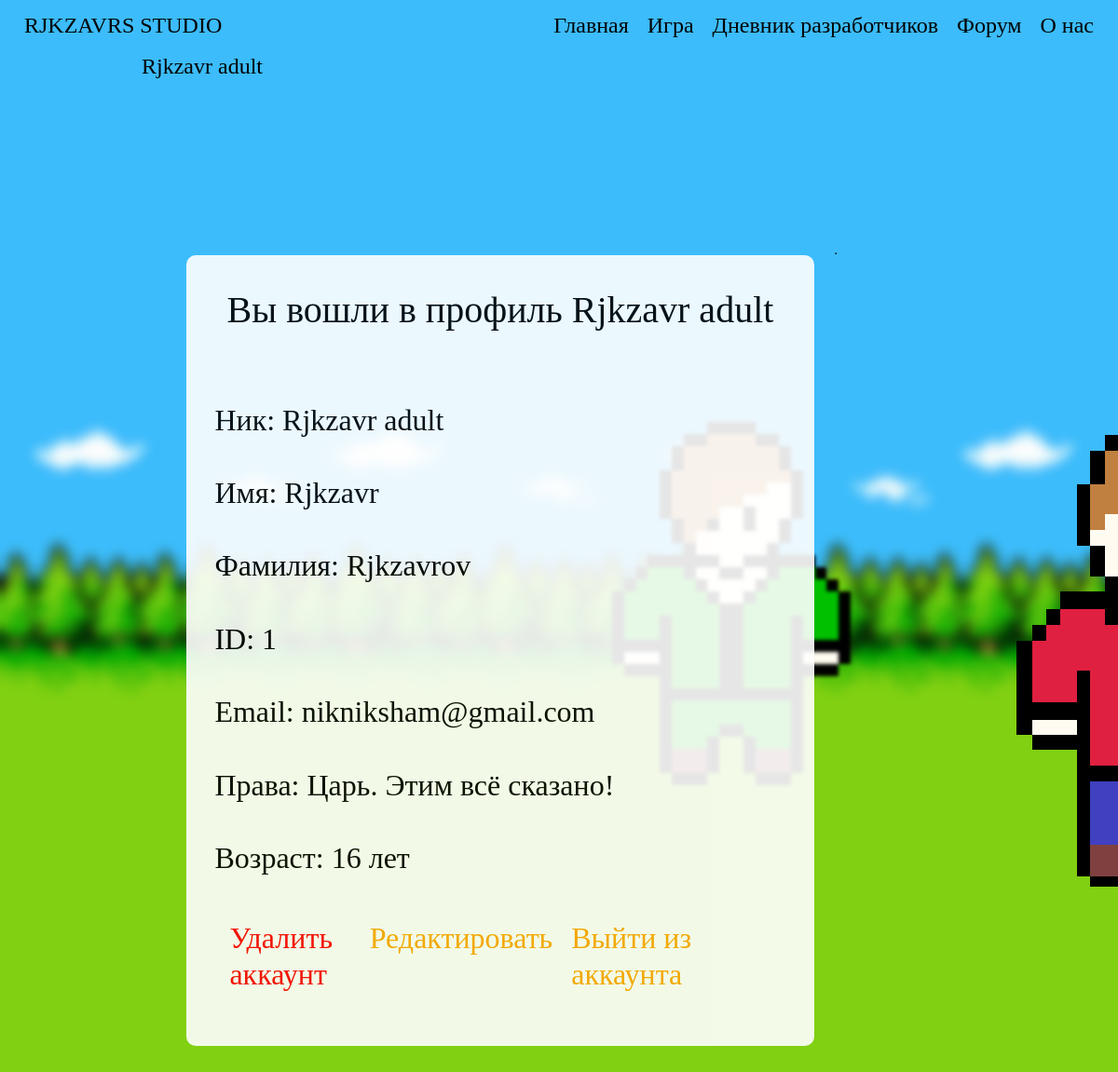
/account/ (signed in), run on an earlier commit of the app's database.
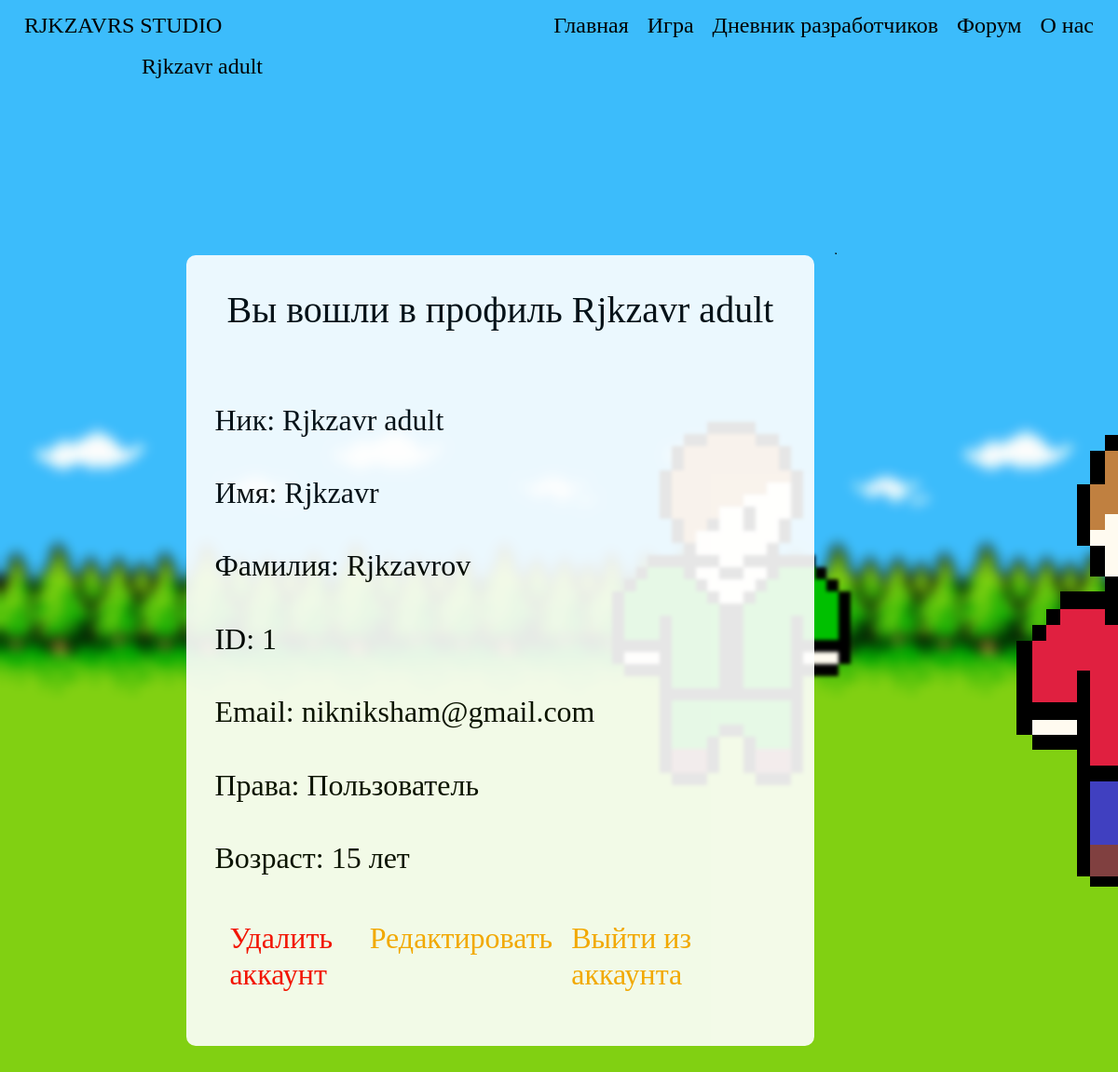
And on a later commit of the database.
### data/users.py (models this page shows, shortened)
class User(SqlAlchemyBase, UserMixin, SerializerMixin):
    __tablename__ = 'user'
    id = sqlalchemy.Column(sqlalchemy.Integer, primary_key=True, autoincrement=True)
    surname = sqlalchemy.Column(sqlalchemy.String, nullable=True)
    name = sqlalchemy.Column(sqlalchemy.String, nullable=True)
    age = sqlalchemy.Column(sqlalchemy.Integer, nullable=True)
    nickname = sqlalchemy.Column(sqlalchemy.String, nullable=True)
    email = sqlalchemy.Column(sqlalchemy.String, index=True, unique=True, nullable=True)
    hashed_password = sqlalchemy.Column(sqlalchemy.String, nullable=True)
    created_date = sqlalchemy.Column(sqlalchemy.DateTime)
    status = sqlalchemy.Column(sqlalchemy.Integer, nullable=True, default=0)
    background_image_id = sqlalchemy.Column(sqlalchemy.Integer, nullable=True, default=0)
    publications = orm.relation('Publications')
    developers_diary = orm.relation('DevelopersDiary')
    comments = orm.relation('Comments')

### run.py (the view)
@app.route('/account/')
def account():
    if current_user.is_authenticated:
        return render_template("account.html", title=f'Аккаунт {current_user.nickname}',
                               style=url_for('static', filename='css/style.css'), user=current_user,
                               bgimg=get_image_profile(current_user))
    return redirect('/')

### data/db_session.py (called while the page is built)
def create_session() -> Session:
    global __factory
    return __factory()

### run.py (called while the page is built)
def get_image_profile(user):
    bg_img = 1
    if user.is_authenticated:
        bg_img = user.background_image_id + 1
    return url_for('static', filename=f'img/background_img_{bg_img}.png')

@login_manager.user_loader
def load_user(user_id):
    session = db_session.create_session()
    return session.query(User).get(user_id)

### templates/account.html
{% extends "base.html" %}
{% block content %}
<div class="title">
    <h1 class="title-text">Вы вошли в профиль {{user.nickname}}</h1>
</div>
<div>
    <h2 class="wide-text">Ник: {{user.nickname}}</h2>
    <h2 class="wide-text">Имя: {{user.name}}</h2>
    <h2 class="wide-text">Фамилия: {{user.surname}}</h2>
    <h2 class="wide-text">ID: {{user.id}}</h2>
    <h2 class="wide-text">Email: {{user.email}}</h2>
    {% if user.status == 0%}
    <h2 class="wide-text">Права: Пользователь</h2>
    {% elif user.status == 1%}
    <h2 class="wide-text">Права: разработчик</h2>
    {% elif user.status > 9%}
    <h2 class="wide-text">Права: Царь. Этим всё сказано!</h2>
    {% elif user.status > 1%}
    <h2 class="wide-text">Права: Админ.</h2>
    {% else %}
    <h2 class="wide-text">Права: Ты кто такой? Ты как сюда попал?</h2>
    {% endif %}
    <h2 class="wide-text">Возраст: {{user.age}} лет</h2>
</div>
<div class="navbar">
    <div class="left-down-bar">
        <a href="/delete_account/"><h2 class="red-wide-text">Удалить аккаунт</h2></a>
    </div>
    <div class="right-down-bar">
        <a href="/logout/"><h2 class="orange-wide-text">Выйти из аккаунта</h2></a>
        <a href="/edit_account/"><h2 class="orange-wide-text">Редактировать</h2></a>
    </div>
</div>
{% endblock %}

### templates/base.html (shortened to what this page needs)
<!doctype html>
<html lang="ru">
<head>
    <link rel="stylesheet"
          href="https://stackpath.bootstrapcdn.com/bootstrap/4.4.1/css/bootstrap.min.css"
>
    <link rel="stylesheet" href={{style}}>
</head>
<body>
<header class="navbar navbar-light">
    <div class="left-head">
        <a href="/about/"><h4 class="asd">RJKZAVRS STUDIO</h4></a>
    </div>
    <div class="center-head">
        <div>
            <a href="/" class="header-a"><h4 class="asd">Главная</h4></a>
            <a href="/" class="header-a"><h4 class="asd">Игра</h4></a>
            <a href="/DevelopersDiary" class="header-a"><h4 class="asd">Дневник разработчиков</h4></a>
            <a href="/" class="header-a"><h4 class="asd">Форум</h4></a>
            <a href="/about/" class="header-a"><h4 class="asd">О нас</h4></a>
        </div>
    </div>
    <div class="right-head">
        {% if current_user.is_authenticated %}
        <a class="navbar-brand" href="/account"><h4 class="asd">{{ current_user.nickname }}</h4></a>
        {% else %}
        <a href="/login"><h4 class="asd">Войти</h4></a>
        <a href="/register"><h4 class="asd">Зарегестрироваться</h4></a>
        {% endif %}
    </div>
</header>
<main role="main">
    <div class="main-block">
        <div class="center-column">
            <div class="center-column-block">
                {% block content %}{% endblock %}
            </div>
        </div>
    </div>
</main>
</body>
</html>

### static/css/style.css (style rules this page uses)
header { margin-bottom: 170px; }
main { align: center; width: 100%; }
.header-a { float: left; }
a { text-decoration: none; }
div.main-block { width: 85%; display: flex; margin-left: 15%; align: center; margin-bottom: 70px; }
.asd { font-family: 'Comfortaa', cursive; font-weight: 100; font-style: inherit; color: #000; position: relative; padding: 5px 5px; margin: 0 5px; }
.title-text { font-family: 'Comfortaa', cursive; font-weight: 100; font-style: inherit; color: #000; position: relative; padding: 5px 5px; margin: 0 5px; }
.wide-text { font-family: 'Comfortaa', cursive; font-weight: 100; font-style: inherit; color: #000; position: relative; padding: 20px 5px; margin: 0 5px; }
.red-wide-text { font-family: 'Comfortaa', cursive; font-weight: 100; font-style: inherit; color: red; position: relative; padding: 20px 5px; margin: 0 5px; }
.orange-wide-text { font-family: 'Comfortaa', cursive; font-weight: 100; font-style: inherit; color: orange; position: relative; padding: 20px 5px; margin: 0 5px; }
div.left-head { width: 25%; }
div.center-head { display: flex; align: center; }
div.right-head { width: 25%; display: -webkit-flex; -webkit-flex-direction: row-reverse; display: flex; flex-direction: row-reverse; }
div.left-down-bar { width: 25%; display: flex; }
div.right-down-bar { width: 75%; display: -webkit-flex; -webkit-flex-direction: row-reverse; display: flex; flex-direction: row-reverse; }
div.center-column { border-radius: 10px; opacity: 1; background: #fff; align: left; width: 66%; margin-left: 2%; margin-right: 20px; opacity: 0.9; }
div.center-column-block { padding: 30px 20px; }
div.title { display: block; text-align: center; margin-bottom: 50px; }

What changed in the data, as far as the page shows it:
changed User "Rjkzavr adult": status 20 → 0 (drawn); age "16" → "15"
Also different on the page:
text no longer shown: "Права: Царь. Этим всё сказано!"
text now shown: "Права: Пользователь"
